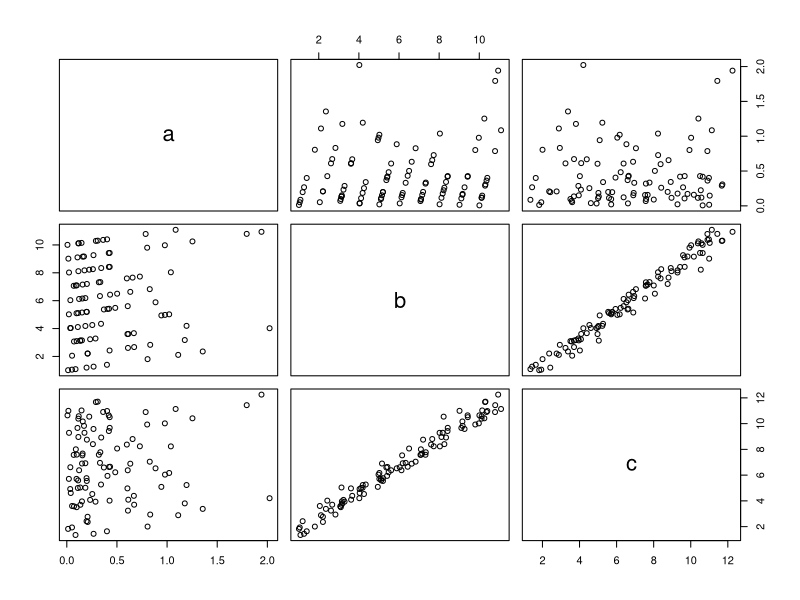
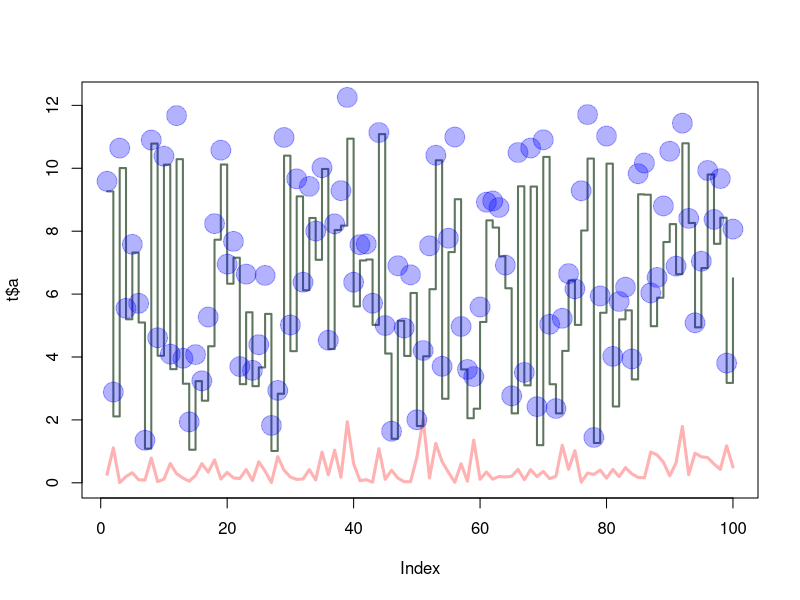

Here is the R script that generated these plots, in order:
x1 <- rexp(100, 2)
x2 <- sample(1:10, 100, replace = TRUE)
x3 <- rgamma(100, 2, 3)
#t<-data.frame(a<-x1, b<-x1+x2, c<-x1+x2+x3)
t<-data.frame(a=x1, b=x1+x2, c=x1+x2+x3)
plot(t)
View(t)

plot(t$a, type="l", ylim=range(t),
     lwd=3, col=rgb(1,0,0,0.3))
lines(t$b, type="s", lwd=2,
      col=rgb(0.3,0.4,0.3,0.9))
points(t$c, pch=20, cex=4,
       col=rgb(0,0,1,0.3))